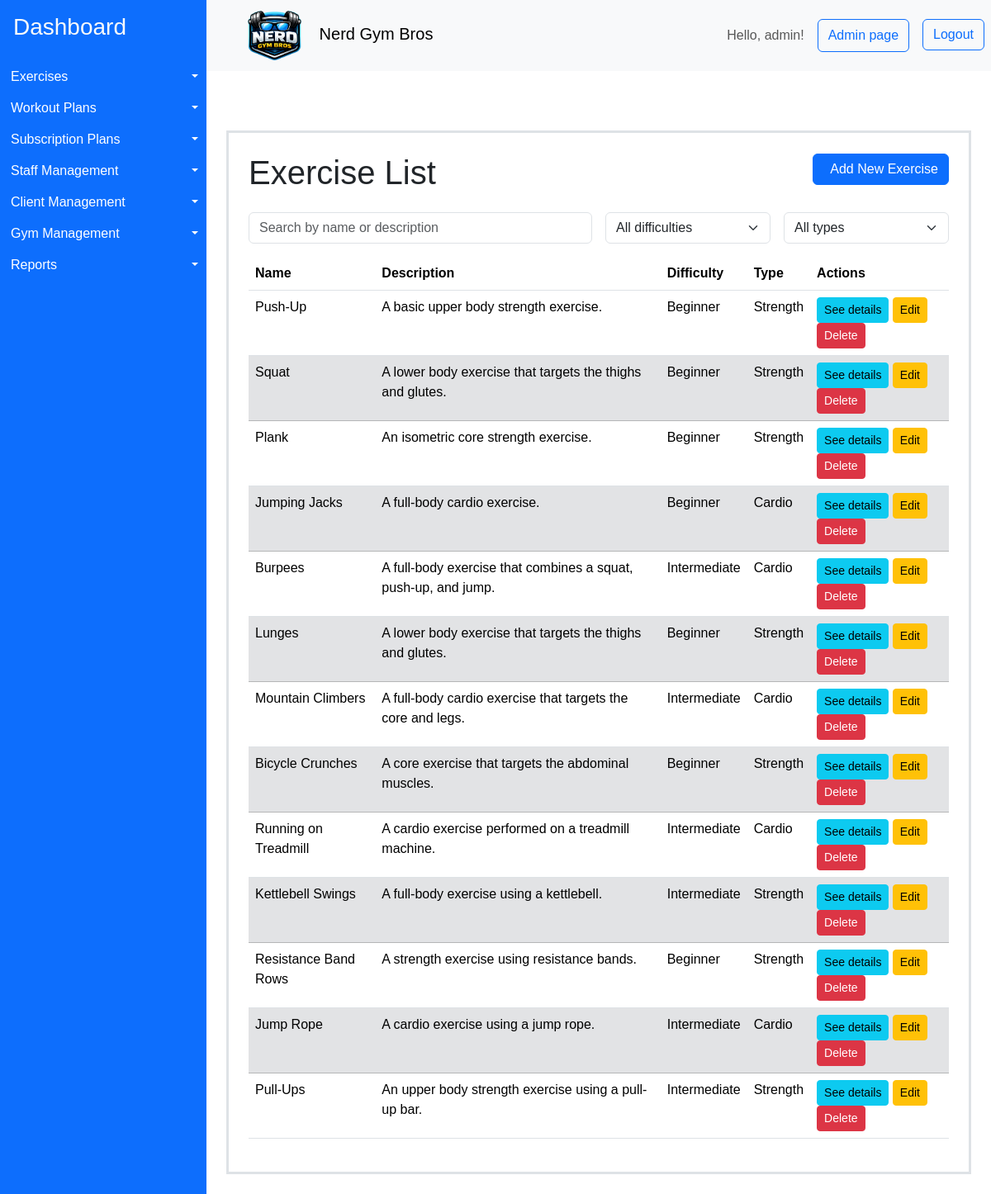
Page /exercises/ (signed in) on the committed database.
### gymApp/models/workout_plan.py (models this page shows, shortened)
class Exercise(models.Model):
    name = models.CharField(max_length=100)
    description = models.TextField()
    metabolic_equivalent = (
        models.FloatField()
    )  # Will be used to calculate calories burned
    video = models.FileField(upload_to="videos/")
    thumbnail = models.ImageField(upload_to="thumbnails/")
    created_at = models.DateTimeField(auto_now_add=True)
    updated_at = models.DateTimeField(auto_now=True)
    equipments = models.ManyToManyField(Equipment, blank=True)
    difficulty_level = models.ForeignKey(DifficultyLevel, on_delete=models.CASCADE)
    amount_unit = models.CharField(max_length=50)  # e.g., reps, minutes
    exercise_type = models.ForeignKey("ExerciseType", on_delete=models.CASCADE)
    class Meta:
        indexes = [
            models.Index(fields=["name"]),
            models.Index(fields=["exercise_type"]),
            models.Index(fields=["difficulty_level"]),
        ]

### gymApp/models/dictionaries.py (models this page shows, shortened)
class DifficultyLevel(models.Model):
    name = models.CharField(max_length=50)  # e.g., Beginner, Intermediate, Advanced
    class Meta:
        indexes = [
            models.Index(fields=["name"]),
        ]

class ExerciseType(models.Model):
    name = models.CharField(max_length=100)  # e.g., Cardio, Strength, Flexibility
    class Meta:
        indexes = [
            models.Index(fields=["name"]),
        ]

### gymApp/views/admin_page.py (the view)
# urls.py: path("exercises/", views.ExerciseListView.as_view(), name="exercise_list"),
class ExerciseListView(LoginRequiredMixin, PermissionRequiredMixin, ListView):
    model = Exercise
    template_name = "gymApp/exercise/list.html"
    context_object_name = "exercises"
    permission_required = "gymApp.view_exercise"
    raise_exception = True

### gymApp/templates/gymApp/exercise/list.html (shortened to what this page needs)
{% extends "gymApp/layout.html" %}
{% load bootstrap_icons %}
{% load static %}
{% block content %}
<div class="container mt-5 p-4 border border-3" >
    <div class="d-flex justify-content-between align-items-center mb-3">
        <h1>Exercise List</h1>
        <a href="{% url 'exercise_create' %}" class="btn btn-primary mb-3">
            <span class="ms-2">Add New Exercise</span>
        </a>
    </div>
    <div class="row g-3 mb-3">
        <div class="col-md-6">
            <input id="searchInput" type="text" class="form-control" placeholder="Search by name or description">
        </div>
        <div class="col-md-3">
            <select id="difficultyFilter" class="form-select">
                <option value="">All difficulties</option>
            </select>
        </div>
        <div class="col-md-3">
            <select id="typeFilter" class="form-select">
                <option value="">All types</option>
            </select>
        </div>
    </div>
        <table id="exerciseTable" class="table">
            <thead>
                <tr>
                    <th class="sortable-th" scope="col">Name</th>
                    <th class="sortable-th" scope="col">Description</th>
                    <th class="sortable-th" scope="col">Difficulty</th>
                    <th class="sortable-th" scope="col">Type</th>
                    <th scope="col">Actions</th>
                </tr>
            </thead>
            <tbody>
        {% for exercise in exercises %}
                <tr>
                    <td class="ex-name">{{ exercise.name }}</td>
                    <td class="ex-desc">{{ exercise.description|truncatewords:20 }}</td>
                    <td class="ex-diff">{{ exercise.difficulty_level.name }}</td>
                    <td class="ex-type">{{ exercise.exercise_type.name }}</td>
                    <td>
                        <a href="{% url 'exercise_detail' exercise.pk %}" class="btn btn-info btn-sm">See details</a>
                        <a href="{% url 'exercise_update' exercise.pk %}" class="btn btn-warning btn-sm">Edit</a>
                        <a href="{% url 'exercise_delete' exercise.pk %}" class="btn btn-danger btn-sm">Delete</a>
                    </td>
                </tr>
        {% empty %}
                <tr>
                    <td colspan="5">No exercises.</td>
                </tr>
        {% endfor %}
            </tbody>
        </table>
</div>
{% endblock %}

### gymApp/templates/gymApp/layout.html (shortened to what this page needs)
{% load bootstrap_icons %}
{% load static %}
<!DOCTYPE html>
<html>
    <head>
        <link href="https://cdn.jsdelivr.net/npm/bootstrap@5.3.8/dist/css/bootstrap.min.css" rel="stylesheet">
        <link rel="stylesheet" href="{% static 'styles/styles.css' %}">
    </head>
    <body>
    <div class="container-fluid layout d-flex flex-row p-0">
      <aside class="sidebar bg-primary" id="sidebar">
        <a class="d-block h3 pt-3 ps-3 link-light link-underline-opacity-0" href="{% url 'home'%}">Dashboard</a>
        <ul class="list-group mt-4" style="white-space: nowrap;" >
          {% if perms.gymApp.view_exercise %}
            <li class="d-flex  btn-group" >
              <a href="{% url 'exercise_list' %}" class="d-block text-start btn btn-primary rounded-0 flex-grow-1 "> {% bs_icon 'person-walking' size='1.25em'  %} Exercises</a>
              <button type="button" class="d-block btn btn-primary rounded-0 dropdown-toggle dropdown-toggle-split flex-grow-0 flex-shrink-0 " data-bs-toggle="dropdown" aria-expanded="false">
              </button>
            </li>
          {% endif %}
          {% if perms.gymApp.view_workoutplan %}
            <li class="d-flex  btn-group">
              <a href="{% url 'workout_plan_list' %}" class="d-block text-start btn btn-primary rounded-0 flex-grow-1 "> {% bs_icon 'list-check' size='1.25em'  %} Workout Plans</a>
              <button type="button" class="d-block btn btn-primary rounded-0 dropdown-toggle dropdown-toggle-split flex-grow-0 flex-shrink-0 " data-bs-toggle="dropdown" aria-expanded="false">
              </button>
            </li>
          {% endif %}
          {% if perms.gymApp.view_subscriptionplan %}
            <li class="d-flex  btn-group">
              <a href="{% url 'subscription_plan_list' %}" class="d-block text-start btn btn-primary rounded-0 flex-grow-1 "> {% bs_icon 'currency-dollar' size='1.25em'  %} Subscription Plans</a>
              <button type="button" class="d-block btn btn-primary rounded-0 dropdown-toggle dropdown-toggle-split flex-grow-0 flex-shrink-0 " data-bs-toggle="dropdown" aria-expanded="false">
              </button>
            </li>
          {% endif %}
          {% if user.is_superuser %}
          <li class="d-flex  btn-group">
            <a href="{% url 'staff_list' %}" class="d-block text-start btn btn-primary rounded-0 flex-grow-1 "> {% bs_icon 'hammer' size='1.25em'  %} Staff Management</a>
            <button type="button" class="d-block btn btn-primary rounded-0 dropdown-toggle dropdown-toggle-split flex-grow-0 flex-shrink-0 " data-bs-toggle="dropdown" aria-expanded="false">
            </button>
          </li>
          {% endif %}
          {% if perms.gymApp.view_clientprofile %}
          <li class="d-flex  btn-group">
            <a href="{% url 'client_list' %}" class="d-block text-start btn btn-primary rounded-0 flex-grow-1 "> {% bs_icon 'people-fill' size='1.25em'  %} Client Management</a>
            <button type="button" class="d-block btn btn-primary rounded-0 dropdown-toggle dropdown-toggle-split flex-grow-0 flex-shrink-0 " data-bs-toggle="dropdown" aria-expanded="false">
            </button>
          </li>
          {% endif %}
          {% if perms.gymApp.view_gym %}
          <li class="d-flex  btn-group">
            <a href="{% url 'gym_list' %}" class="d-block text-start btn btn-primary rounded-0 flex-grow-1 "> {% bs_icon 'houses-fill' size='1.25em'  %} Gym Management</a>
            <button type="button" class="d-block btn btn-primary rounded-0 dropdown-toggle dropdown-toggle-split flex-grow-0 flex-shrink-0 " data-bs-toggle="dropdown" aria-expanded="false">
            </button>
          </li>
          {% endif %}
          <li class="d-flex  btn-group">
            <a href="{% url 'reports' %}" class="d-block text-start btn btn-primary rounded-0 flex-grow-1 "> {% bs_icon 'file-earmark-bar-graph-fill' size='1.25em'  %} Reports</a>
            <button type="button" class="d-block btn btn-primary rounded-0 dropdown-toggle dropdown-toggle-split flex-grow-0 flex-shrink-0 " data-bs-toggle="dropdown" aria-expanded="false">
            </button>
          </li>
        </ul>
      </aside>
      <div class="content container-fluid p-0">
        <nav class="navbar navbar-light bg-light p-2">
          <div class="d-flex align-items-center">
          <button class="btn toggle-btn" id="toggleBtn">{% bs_icon 'list' size='1.75em' color='blue' %}</button>
          <span class="navbar-brand mb-0 h1 ms-3"><img class="me-3" src="{% static 'assets/icons/logo.png' %}" alt="Nerd Gym Bros Logo" style="height: 3em;"> Nerd Gym Bros </span>
          </div>
          <div class="d-flex">
          <span class=" navbar-text me-3"> Hello, {{ user.username }}! </span>
          {% if user.is_superuser %}
            <button class="btn btn-outline-primary me-3" onclick="location.href='{% url 'admin:index' %}'">Admin page</button>
          {% endif %}
          <form method="post" action="{% url 'logout' %}">
              <button type="submit" class="btn btn-outline-primary">Logout</button>
          </form>
          </div>
        </nav>
        <main class='p-4'>
            {% block content %}{% endblock %}
        </main>
      </div>
    </div>
    </body>
</html>

### gymApp/static/styles/styles.css (style rules this page uses)
* { box-sizing: border-box; }
body { box-sizing: border-box; margin: 0; font-family: sans-serif; }
.layout { min-height: 100vh; }
.sidebar { overflow:hidden; transform: translateX(0); min-width: 250px; width: 250px; transition: width .15s ease-in-out; }
.toggle-btn { display: block; }
.sortable-th { cursor: pointer; }

### rows in the picture
Exercise: name "Push-Up", description "A basic upper body strength exercise.", difficulty_level.name "Beginner", exercise_type.name "Strength"
Exercise: name "Squat", description "A lower body exercise that targets the thighs and glutes.", difficulty_level.name "Beginner", exercise_type.name "Strength"
Exercise: name "Plank", description "An isometric core strength exercise.", difficulty_level.name "Beginner", exercise_type.name "Strength"
Exercise: name "Jumping Jacks", description "A full-body cardio exercise.", difficulty_level.name "Beginner", exercise_type.name "Cardio"
Exercise: name "Burpees", description "A full-body exercise that combines a squat, push-up, and jump.", difficulty_level.name "Intermediate", exercise_type.name "Cardio"
Exercise: name "Lunges", description "A lower body exercise that targets the thighs and glutes.", difficulty_level.name "Beginner", exercise_type.name "Strength"
Exercise: name "Mountain Climbers", description "A full-body cardio exercise that targets the core and legs.", difficulty_level.name "Intermediate", exercise_type.name "Cardio"
Exercise: name "Bicycle Crunches", description "A core exercise that targets the abdominal muscles.", difficulty_level.name "Beginner", exercise_type.name "Strength"
Exercise: name "Running on Treadmill", description "A cardio exercise performed on a treadmill machine.", difficulty_level.name "Intermediate", exercise_type.name "Cardio"
Exercise: name "Kettlebell Swings", description "A full-body exercise using a kettlebell.", difficulty_level.name "Intermediate", exercise_type.name "Strength"
Exercise: name "Resistance Band Rows", description "A strength exercise using resistance bands.", difficulty_level.name "Beginner", exercise_type.name "Strength"
Exercise: name "Jump Rope", description "A cardio exercise using a jump rope.", difficulty_level.name "Intermediate", exercise_type.name "Cardio"
Exercise: name "Pull-Ups", description "An upper body strength exercise using a pull-up bar.", difficulty_level.name "Intermediate", exercise_type.name "Strength"

### other values in the picture
{{ user.username }} "admin"
